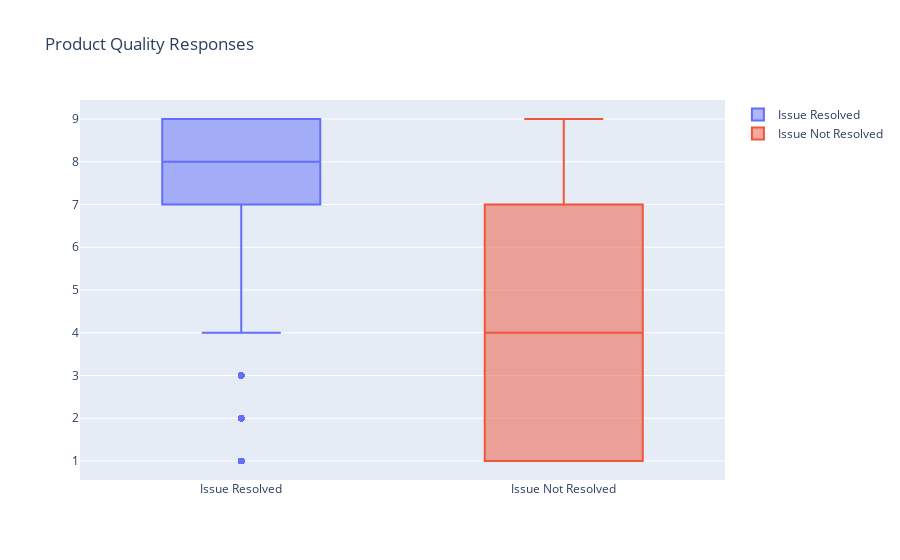

The cell this chart's notebook holds for it:
### Code cell
trace0 =go.Box(y=data_survey['ProductQuality_9pt_act'][data_survey['Is_Issue_Resolved']=="yes"],name="Issue Resolved")
trace1 = go.Box(y=data_survey['ProductQuality_9pt_act'][data_survey['Is_Issue_Resolved']=="no"],name="Issue Not Resolved")
layout = go.Layout(title="Product Quality Responses ")
data_point = [trace0,trace1]
plotly.offline.iplot({'data':data_point,'layout':layout})

### Figure 1 — Plotly figure (JSON) as saved in the notebook; plotly's stock layout.template omitted (floating-point values rounded to 4 significant figures; data arrays with more than 128 entries replaced by an {"elided": "..."} marker saying what was removed)
{"data": [{"name": "Issue Resolved", "type": "box", "y": {"elided": "6942 int values"}}, {"name": "Issue Not Resolved", "type": "box", "y": {"elided": "881 int values"}}], "layout": {"title": {"text": "Product Quality Responses "}}}
